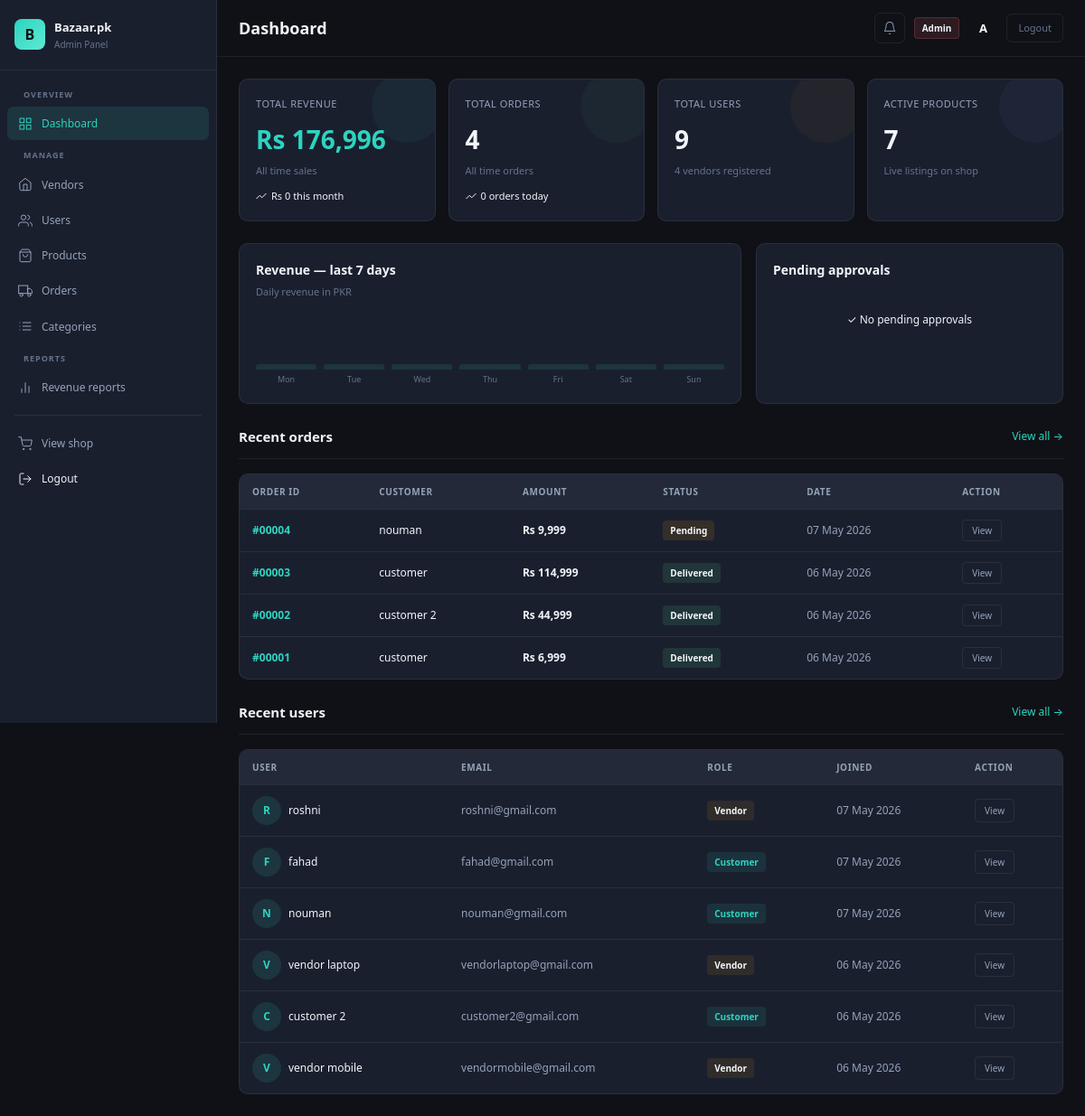
/admin/admin_panel.php (signed in), run on the app's committed database.
### tables this page shows
CREATE TABLE `orders` (
  `id` int(11) NOT NULL,
  `customer_id` int(11) NOT NULL,
  `total` decimal(10,2) NOT NULL,
  `status` enum('pending','processing','shipped','delivered','cancelled') DEFAULT 'pending',
  `address` text DEFAULT NULL,
  `payment_method` varchar(50) DEFAULT 'cod',
  `created_at` timestamp NOT NULL DEFAULT current_timestamp()
);

CREATE TABLE `users` (
  `id` int(11) NOT NULL,
  `full_name` varchar(100) NOT NULL,
  `email` varchar(150) NOT NULL,
  `password` varchar(255) NOT NULL,
  `role` enum('customer','vendor','admin') NOT NULL DEFAULT 'customer',
  `created_at` timestamp NOT NULL DEFAULT current_timestamp(),
  `cnic` varchar(15) DEFAULT NULL
);

### admin/admin_panel.php (the view, shortened to what this page needs)
<?php
require_once '../db.php';
$userName    = $_SESSION['full_name'];
try {
    $totalUsers    = (int)$conn->query("SELECT COUNT(*) FROM users")->fetchColumn();
    $totalVendors  = (int)$conn->query("SELECT COUNT(*) FROM vendors")->fetchColumn();
    $totalProducts = (int)$conn->query("SELECT COUNT(*) FROM products WHERE is_active=1")->fetchColumn();
    $totalOrders   = 0; $totalRevenue = 0; $todayOrders = 0; $monthRevenue = 0;
    try {
        $totalOrders   = (int)$conn->query("SELECT COUNT(*) FROM orders")->fetchColumn();
        $totalRevenue  = (float)$conn->query("SELECT COALESCE(SUM(total),0) FROM orders WHERE status!='cancelled'")->fetchColumn();
        $todayOrders   = (int)$conn->query("SELECT COUNT(*) FROM orders WHERE DATE(created_at)=CURDATE()")->fetchColumn();
        $monthRevenue  = (float)$conn->query("SELECT COALESCE(SUM(total),0) FROM orders WHERE MONTH(created_at)=MONTH(NOW()) AND YEAR(created_at)=YEAR(NOW()) AND status!='cancelled'")->fetchColumn();
    } catch (PDOException $e) {}
} catch (PDOException $e) {
    $totalUsers=$totalVendors=$pendingVendors=$totalProducts=0;
    $totalOrders=$totalRevenue=$todayOrders=$monthRevenue=0;
}
$recentOrders = [];
try {
    $roStmt = $conn->query("
        SELECT o.id,o.status,o.total,o.created_at,u.full_name AS customer
        FROM orders o JOIN users u ON o.customer_id=u.id
        ORDER BY o.created_at DESC LIMIT 8
    ");
    $recentOrders = $roStmt->fetchAll();
} catch (PDOException $e) {}
$recentUsers = [];
try {
    $ruStmt = $conn->query("
        SELECT id,full_name,email,role,created_at
        FROM users ORDER BY created_at DESC LIMIT 6
    ");
    $recentUsers = $ruStmt->fetchAll();
} catch (PDOException $e) {}
$pendingVendorList = [];
try {
    $pvStmt = $conn->query("
        SELECT v.*,u.full_name,u.email
        FROM vendors v JOIN users u ON v.user_id=u.id
        WHERE v.status='pending' LIMIT 5
    ");
    $pendingVendorList = $pvStmt->fetchAll();
} catch (PDOException $e) {}
$chartData = [];
try {
    for ($i = 6; $i >= 0; $i--) {
        $date = date('Y-m-d', strtotime("-$i days"));
        $day  = date('D', strtotime("-$i days"));
        $rev  = $conn->prepare("SELECT COALESCE(SUM(total),0) FROM orders WHERE DATE(created_at)=? AND status!='cancelled'");
        $rev->execute([$date]);
        $chartData[] = ['day' => $day, 'value' => (float)$rev->fetchColumn()];
    }
} catch (PDOException $e) {
    $chartData = [];
}
$maxChart = max(array_column($chartData, 'value') ?: [1]);
?>
<!DOCTYPE html>
<html lang="en">
<head>
  <link href="https://cdn.jsdelivr.net/npm/bootstrap@5.3.0/dist/css/bootstrap.min.css" rel="stylesheet">
  <link href="../css/style.css"       rel="stylesheet">
  <link href="../css/styleadmin.css"  rel="stylesheet">
</head>
<body>
<div class="admin-wrap">
  <?php include 'admin_sidebar.php'; ?>
  <div class="admin-main">
    <div class="admin-header">
      <div class="ah-left">
        <div class="ah-title">Dashboard</div>
      </div>
      <div class="ah-right">
        <div class="ah-notif">
          <svg viewBox="0 0 24 24"><path d="M18 8A6 6 0 006 8c0 7-3 9-3 9h18s-3-2-3-9"/><path d="M13.73 21a2 2 0 01-3.46 0"/></svg>
        </div>
        <span class="ah-admin-badge">Admin</span>
        <div class="ah-avatar"><?= strtoupper(substr($userName,0,1)) ?></div>
        <a href="../logout.php" style="font-size:11px;color:var(--txt3);text-decoration:none;padding:6px 12px;border:1px solid var(--border);border-radius:6px;">Logout</a>
      </div>
    </div>
    <div class="admin-content">
      <div class="admin-stats">
        <div class="admin-stat" style="--accent-color:var(--teal-dim);">
          <div class="as-label">Total revenue</div>
          <div class="as-num" style="color:var(--teal);">Rs <?= number_format($totalRevenue) ?></div>
          <div class="as-sub">All time sales</div>
          <div class="as-trend up">
            <svg viewBox="0 0 24 24"><polyline points="23 6 13.5 15.5 8.5 10.5 1 18"/></svg>
            Rs <?= number_format($monthRevenue) ?> this month
          </div>
        </div>
        <div class="admin-stat" style="--accent-color:rgba(74,222,128,0.1);">
          <div class="as-label">Total orders</div>
          <div class="as-num"><?= number_format($totalOrders) ?></div>
          <div class="as-sub">All time orders</div>
          <div class="as-trend up">
            <svg viewBox="0 0 24 24"><polyline points="23 6 13.5 15.5 8.5 10.5 1 18"/></svg>
            <?= $todayOrders ?> orders today
          </div>
        </div>
        <div class="admin-stat" style="--accent-color:rgba(245,158,11,0.1);">
          <div class="as-label">Total users</div>
          <div class="as-num"><?= number_format($totalUsers) ?></div>
          <div class="as-sub"><?= $totalVendors ?> vendors registered</div>
        </div>
        <div class="admin-stat" style="--accent-color:rgba(96,165,250,0.1);">
          <div class="as-label">Active products</div>
          <div class="as-num"><?= number_format($totalProducts) ?></div>
          <div class="as-sub">Live listings on shop</div>
        </div>
      </div>
      <div style="display:grid;grid-template-columns:1fr 340px;gap:16px;margin-bottom:24px;">
        <div style="background:var(--bg2);border:1px solid var(--border);border-radius:10px;padding:18px;">
          <div style="font-size:14px;font-weight:600;color:var(--txt);margin-bottom:4px;">Revenue — last 7 days</div>
          <div style="font-size:11px;color:var(--txt3);margin-bottom:16px;">Daily revenue in PKR</div>
          <?php if (!empty($chartData)): ?>
            <div style="display:flex;align-items:flex-end;gap:8px;height:80px;">
              <?php foreach ($chartData as $bar):
                $h = $maxChart > 0 ? max(6, round(($bar['value']/$maxChart)*80)) : 6;
              ?>
                <div style="flex:1;display:flex;flex-direction:column;align-items:center;gap:4px;">
                  <div style="width:100%;height:<?= $h ?>px;background:var(--teal-dim);border-radius:3px 3px 0 0;transition:background 0.15s;"
                       onmouseover="this.style.background='var(--teal)'"
                       onmouseout="this.style.background='var(--teal-dim)'"></div>
                  <div style="font-size:9px;color:var(--txt3);"><?= $bar['day'] ?></div>
                </div>
              <?php endforeach; ?>
            </div>
          <?php else: ?>
            <div style="height:80px;display:flex;align-items:center;justify-content:center;font-size:12px;color:var(--txt3);">
              No revenue data yet
            </div>
          <?php endif; ?>
        </div>
        <div style="background:var(--bg2);border:1px solid var(--border);border-radius:10px;padding:18px;">
          <div style="font-size:14px;font-weight:600;color:var(--txt);margin-bottom:14px;">
            Pending approvals
          </div>
          <?php if (empty($pendingVendorList)): ?>
            <div style="text-align:center;padding:20px;font-size:12px;color:var(--green);">&#10003; No pending approvals</div>
          <?php endif; ?>
        </div>
      </div>
      <div class="admin-section-header">
        <div class="ash-title">Recent orders</div>
        <a href="manage_orders.php" style="font-size:12px;color:var(--teal);text-decoration:none;">View all →</a>
      </div>
      <?php if (empty($recentOrders)): ?>
        <div style="background:var(--bg2);border:1px solid var(--border);border-radius:10px;padding:32px;text-align:center;font-size:12px;color:var(--txt3);margin-bottom:24px;">
          No orders yet — they will appear here once customers start purchasing.
        </div>
      <?php else: ?>
        <div class="admin-table-wrap" style="margin-bottom:24px;">
          <table class="admin-table">
            <thead>
              <tr>
                <th>Order ID</th>
                <th>Customer</th>
                <th>Amount</th>
                <th>Status</th>
                <th>Date</th>
                <th>Action</th>
              </tr>
            </thead>
            <tbody>
              <?php foreach ($recentOrders as $o): ?>
                <tr>
                  <td style="font-weight:600;color:var(--teal);">#<?= str_pad($o['id'],5,'0',STR_PAD_LEFT) ?></td>
                  <td><?= htmlspecialchars($o['customer']) ?></td>
                  <td style="font-weight:600;">Rs <?= number_format($o['total']) ?></td>
                  <td><span class="status-badge sb-<?= $o['status'] ?>"><?= ucfirst($o['status']) ?></span></td>
                  <td style="color:var(--txt2);"><?= date('d M Y', strtotime($o['created_at'])) ?></td>
                  <td><a href="manage_orders.php?id=<?= $o['id'] ?>" class="tbl-btn">View</a></td>
                </tr>
              <?php endforeach; ?>
            </tbody>
          </table>
        </div>
      <?php endif; ?>
      <div class="admin-section-header">
        <div class="ash-title">Recent users</div>
        <a href="manage_users.php" style="font-size:12px;color:var(--teal);text-decoration:none;">View all →</a>
      </div>
      <div class="admin-table-wrap">
        <table class="admin-table">
          <thead>
            <tr>
              <th>User</th>
              <th>Email</th>
              <th>Role</th>
              <th>Joined</th>
              <th>Action</th>
            </tr>
          </thead>
          <tbody>
            <?php if (empty($recentUsers)): ?>
              <tr><td colspan="5" style="text-align:center;color:var(--txt3);padding:24px;">No users yet</td></tr>
            <?php else: ?>
              <?php foreach ($recentUsers as $u): ?>
                <tr>
                  <td>
                    <div style="display:flex;align-items:center;gap:8px;">
                      <div class="tbl-avatar" style="background:var(--teal-dim);color:var(--teal);">
                        <?= strtoupper(substr($u['full_name'],0,1)) ?>
                      </div>
                      <?= htmlspecialchars($u['full_name']) ?>
                    </div>
                  </td>
                  <td style="color:var(--txt2);"><?= htmlspecialchars($u['email']) ?></td>
                  <td><span class="status-badge sb-<?= $u['role'] ?>"><?= ucfirst($u['role']) ?></span></td>
                  <td style="color:var(--txt2);"><?= date('d M Y', strtotime($u['created_at'])) ?></td>
                  <td>
                    <div class="tbl-actions">
                      <a href="manage_users.php?id=<?= $u['id'] ?>" class="tbl-btn">View</a>
                    </div>
                  </td>
                </tr>
              <?php endforeach; ?>
            <?php endif; ?>
          </tbody>
        </table>
      </div>
    </div>
  </div>
</div>
</body>
</html>

### css/style.css (style rules this page uses)
:root { --bg: #0f1117; --bg2: #1a1f2e; --bg3: #232938; --teal: #2DD4BF; --teal2: #5EEAD4; --teal-dim: rgba(45,212,191,0.12); --txt: #F1F5F9; --txt2: #94A3B8; --txt3: #64748B; --border: rgba(255,255,255,0.07); --border2: rgba(45,212,191,0.25); --danger: #f87171; --danger-bg: rgba(248,113,113,0.10); --danger-br: rgba(248,113,113,0.25); }
*, *::before, *::after { box-sizing: border-box; margin: 0; padding: 0; }
html { scroll-behavior: smooth; }
body { background: var(--bg); color: var(--txt); font-family: 'Segoe UI', system-ui, -apple-system, sans-serif; font-size: 15px; line-height: 1.6; -webkit-font-smoothing: antialiased; }
a { text-decoration: none; color: inherit; transition: color 0.15s; }

### data on the page
orders: id "00004", users.full_name "nouman", total "9,999", status "Pending", created_at "07 May 2026"
orders: id "00003", users.full_name "customer", total "114,999", status "Delivered", created_at "06 May 2026"
orders: id "00002", users.full_name "customer 2", total "44,999", status "Delivered", created_at "06 May 2026"
orders: id "00001", users.full_name "customer", total "6,999", status "Delivered", created_at "06 May 2026"
users: full_name "R", full_name "roshni", email "roshni@gmail.com", role "Vendor", created_at "07 May 2026"
users: full_name "F", full_name "fahad", email "fahad@gmail.com", role "Customer", created_at "07 May 2026"
users: full_name "N", full_name "nouman", email "nouman@gmail.com", role "Customer", created_at "07 May 2026"
users: full_name "V", full_name "vendor laptop", email "vendorlaptop@gmail.com", role "Vendor", created_at "06 May 2026"
users: full_name "C", full_name "customer 2", email "customer2@gmail.com", role "Customer", created_at "06 May 2026"
users: full_name "V", full_name "vendor mobile", email "vendormobile@gmail.com", role "Vendor", created_at "06 May 2026"

### other printed values
substr($userName,0,1) "A"
$totalRevenue "176,996"
$monthRevenue "0"
$totalOrders "4"
$todayOrders "0"
$totalUsers "9"
$totalVendors "4"
$totalProducts "7"
$bar['day'] "Mon"
$bar['day'] "Tue"
$bar['day'] "Wed"
$bar['day'] "Thu"
$bar['day'] "Fri"
$bar['day'] "Sat"
$bar['day'] "Sun"
